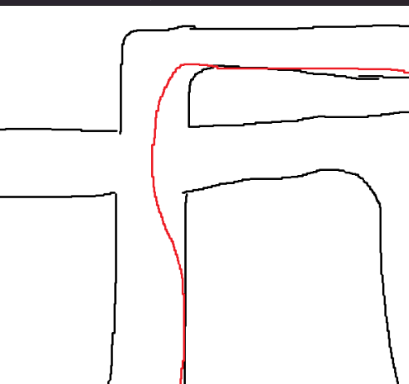
#> input picture scratch/crop_ix_new.png, 409 x 384 px, found by its file name
$ python measure_lines.py
#> lines starting #> are read from the running program, lines starting #| are printed output that depends on the picture; after the words box and inside, x2 and y2 are one past the last pixel; in counts of white or black regions, pixels touching at a corner belong together
from PIL import Image
import numpy as np

img = Image.open(r"d:\nxpcup\scratch\crop_ix_new.png").convert('RGB')
arr = np.array(img)
h, w, _ = arr.shape
#> h = 384; w = 409
print(f"Crop size: {w} x {h}")
#| Crop size: 409 x 384

# Find black lines (intensity < 50) and red lines (R > 180, G < 50, B < 50)
black = (arr[:, :, 0] < 80) & (arr[:, :, 1] < 80) & (arr[:, :, 2] < 80)
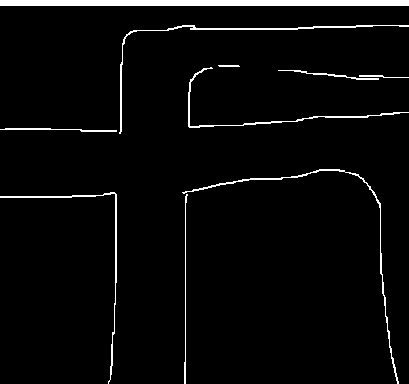
#> black: shape (384, 409) bool; 3.6% white; 10 white regions, largest, box (x1, y1, x2, y2) and area: (0, 0, 409, 6) 2454, (119, 25, 409, 134) 709, (182, 169, 399, 384) 686
red = (arr[:, :, 0] > 180) & (arr[:, :, 1] < 60) & (arr[:, :, 2] < 60)
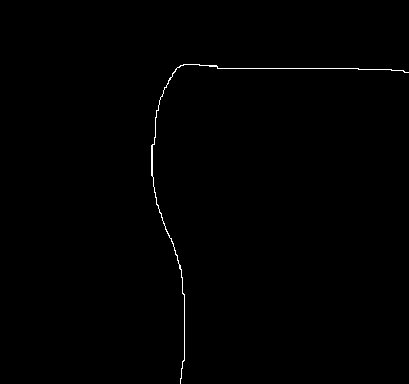
#> red: shape (384, 409) bool; 0.41% white in thin lines or dots, all inside (x1, y1, x2, y2) = (151, 64, 409, 384)

# Let's inspect columns from x=0 to w
# At x=20 (far left, the west arm): where are the black lines?
y_black_left = np.where(black[:, 20])[0]
#> y_black_left = [0, 1, 2, 3, 4, 5, 128, 129, 196, 197]
print("Black pixels at x=20 (left west arm):", y_black_left)
#| Black pixels at x=20 (left west arm): [  0   1   2   3   4   5 128 129 196 197]

# At x=w-30 (far right, top straight): where are the black lines?
y_black_right = np.where(black[:, w-30])[0]
#> y_black_right = [0, 1, 2, 3, 4, 5, 25, 75, 76, 115, 202, 203, 204, 205, 206, 207]
print("Black pixels at x=w-30 (right top straight):", y_black_right)
#| Black pixels at x=w-30 (right top straight): [  0   1   2   3   4   5  25  75  76 115 202 203 204 205 206 207]

$ run again, with scratch/bot_chute_zoom.png copied over scratch/crop_ix_new.png
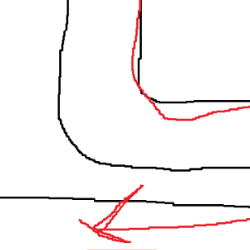
#> input picture scratch/bot_chute_zoom.png, 250 x 250 px, found by its file name
#> img is the input picture: PIL image 250x250 RGB; mean R, G, B 248, 243.7, 243.8
#| Crop size: 250 x 250
#> `black = (arr[:, :, 0] < 80) & (arr[:, :, 1] < 80) & (arr[:, :, 2] < 80)`:
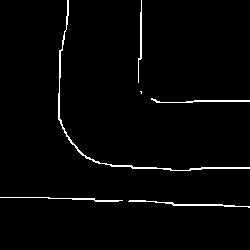
#> black: shape (250, 250) bool; 2.1% white in thin lines or dots, all inside (x1, y1, x2, y2) = (0, 0, 250, 208)
#> `red = (arr[:, :, 0] > 180) & (arr[:, :, 1] < 60) & (arr[:, :, 2] < 60)`:
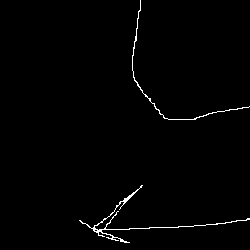
#> red: shape (250, 250) bool; 1.1% white in thin lines or dots, all inside (x1, y1, x2, y2) = (79, 0, 250, 243)
#> y_black_left = [197]
#| Black pixels at x=20 (left west arm): [197]
#> y_black_right = [100, 101, 167, 168, 204, 205]
#| Black pixels at x=w-30 (right top straight): [100 101 167 168 204 205]

$ run again, with scratch/car_crop_grid.png copied over scratch/crop_ix_new.png
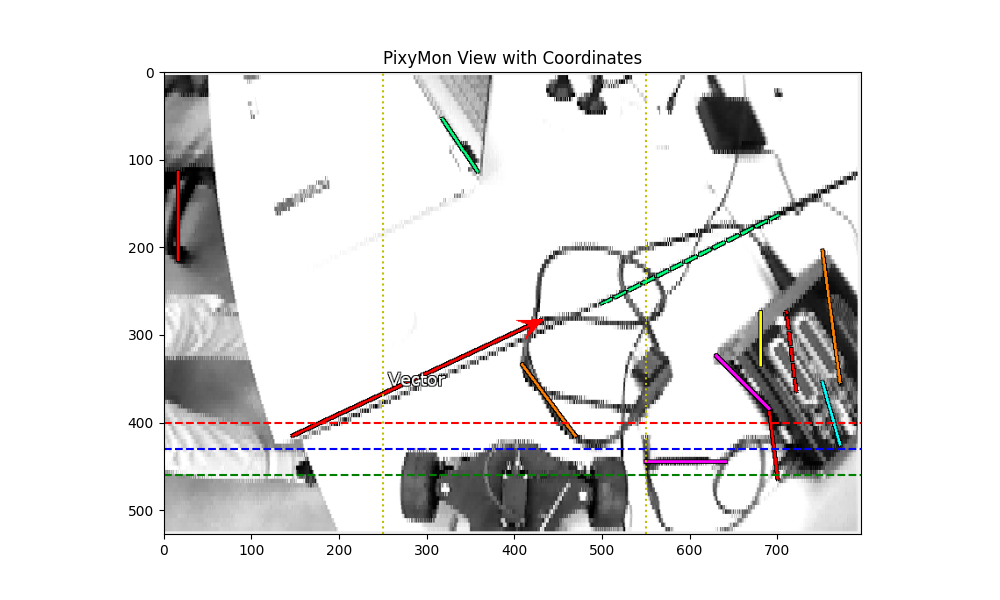
#> input picture scratch/car_crop_grid.png, 1000 x 600 px, found by its file name
#| Crop size: 1000 x 600
#> `black = (arr[:, :, 0] < 80) & (arr[:, :, 1] < 80) & (arr[:, :, 2] < 80)`:
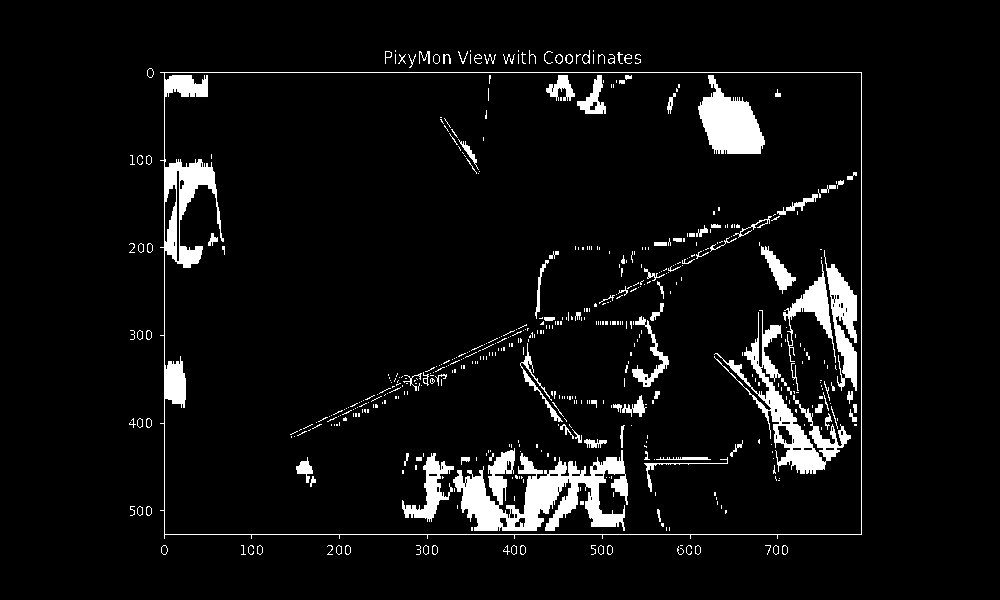
#> black: shape (600, 1000) bool; 5.9% white; 536 white regions (406 under 20 px), largest, box (x1, y1, x2, y2) and area: (453, 448, 628, 531) 7238, (160, 72, 862, 539) 6465, (714, 310, 851, 474) 4128
#> `red = (arr[:, :, 0] > 180) & (arr[:, :, 1] < 60) & (arr[:, :, 2] < 60)`:
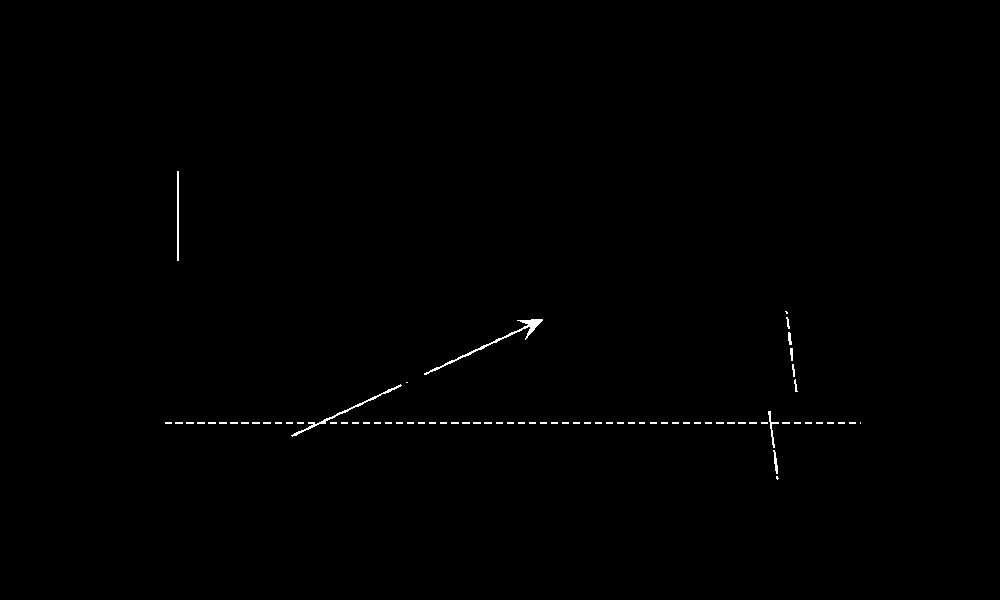
#> red: shape (600, 1000) bool; 0.35% white in thin lines or dots, all inside (x1, y1, x2, y2) = (165, 171, 861, 480)
#> y_black_left = empty array
#| Black pixels at x=20 (left west arm): []
#| Black pixels at x=w-30 (right top straight): []
